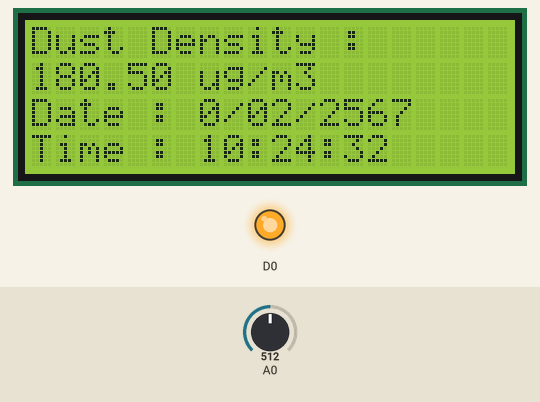
Recording of a sketch running on a simulated ESP8266 (NodeMCU). Parts: 20×4 character LCD, output pins drawn as LEDs (lit = HIGH). The inputs (shaded band) are chosen by the test bench; at power-on: A0 = 512. WiFi joins after 1.5 s; servers stay silent unless stated; the local clock reads 2024-03-15 10:24:30 at power-on unless the sketch sets it; what the sketch prints to the serial monitor is not drawn.

Above: at 2.8 s.
2.9 s: A0 set to 209
At 4.4 s:
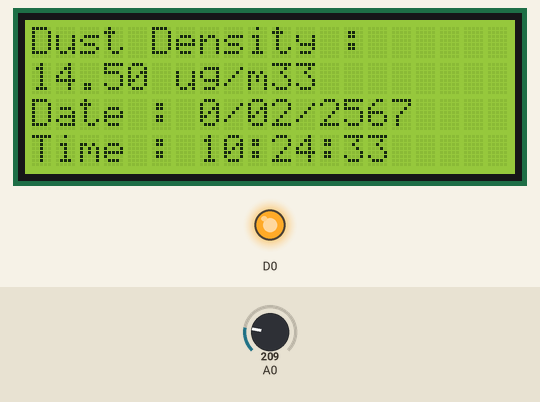
6.2 s: A0 set to 186
At 7.5 s:
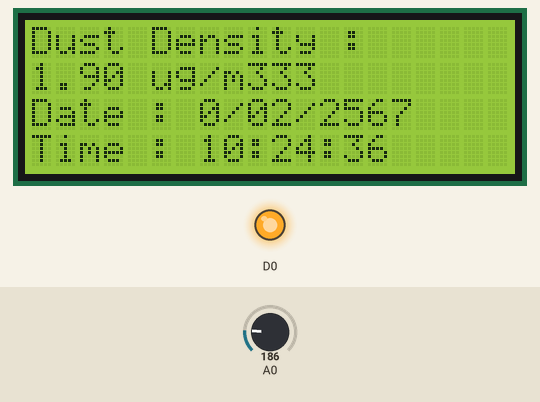
9.2 s: A0 set to 122
At 10.5 s:
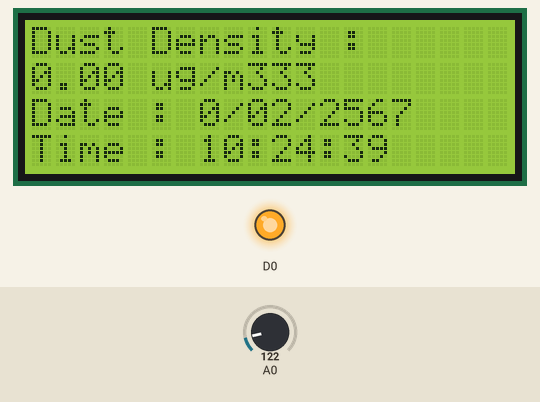
Timing chart, 0 to 12.2 s (numbered marks = the images above; inputs shaded):
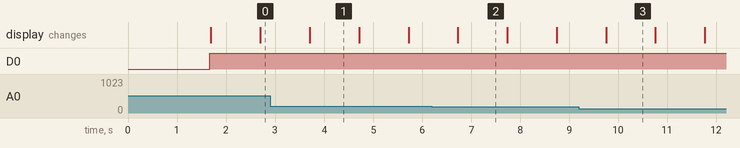

Measured:
- what the display in image 1 shows lasts 1.0 s, from 3.7 s to 4.7 s

The sketch:

Project_compro.ino
```cpp
#include <TridentTD_LineNotify.h>
#include <LiquidCrystal.h>
#include <Time.h>
#define SSID "Ann_2.4G"
#define PASSWORD "0653528295"
#define LINE_TOKEN "GdepKQNOvpgArxrv6YnaqAtQZ4mX950CjZPN80sXzU6"
LiquidCrystal lcd(D1, D2, D3, D4, D5, D6);
float voMeasured = 0;
float calcVoltage = 0;
float dustDensity = 0;
int timezone = 7 * 3600;
int dst = 0;
String hou = "0";
String minu = "0";
String sec = "0";
String date = "0";
String mon = "0";

void setup(){
  lcd.begin(20, 4);
  pinMode(D0,OUTPUT);
  Serial.begin(9600); Serial.println();
  Serial.println(LINE.getVersion());
  WiFi.begin(SSID, PASSWORD);
  Serial.printf("WiFi connecting to %s\n", SSID);
  while (WiFi.status() != WL_CONNECTED) {
    Serial.print(".");
    delay(400);
}
  Serial.printf("\nWiFi connected\nIP : ");
  Serial.println(WiFi.localIP());
  LINE.setToken(LINE_TOKEN);
  configTime(timezone, dst, "pool.ntp.org", "time.nist.gov");
  Serial.println("\nLoading time");
  while (!time(nullptr)) {
  Serial.print("*");
  delay(1000);
  }

  Serial.println("");
  }

void loop(){
  //configTime(timezone, dst, "pool.ntp.org", "time.nist.gov"); //
  time_t now = time(nullptr);
  struct tm* p_tm = localtime(&now);
  digitalWrite(D0,LOW);
  voMeasured = analogRead(A0);
  digitalWrite(D0,HIGH);
  calcVoltage = voMeasured * (3.3 / 1024);
  dustDensity = 0.17 * calcVoltage - 0.1;
  if(dustDensity < 0){
    dustDensity = 0;
  }
  Serial.print(" - Dust Density: ");
  Serial.print(dustDensity*1000);
  Serial.println(" μg/m3");
  String hou = String(p_tm->tm_hour);
  String minu = String(p_tm->tm_min);
  String sec = String(p_tm->tm_sec);
  if(int(p_tm->tm_hour) < 10){
    hou = "0" +  String(p_tm->tm_hour);
  }
  if(int(p_tm->tm_min) < 10){
    minu = "0" +  String(p_tm->tm_min);
  }
  if(int(p_tm->tm_sec) < 10){
    sec = "0" +  String(p_tm->tm_sec);
  }
  if(int(p_tm->tm_mday) < 10){
    date = "0" +  String(p_tm->tm_mday);
  }
  if(int(p_tm->tm_mon) < 10){
    mon = "0" +  String(p_tm->tm_mon);
  }
  if(dustDensity*1000 >= 100){
  LINE.notify(String(dustDensity*1000) + " μg/m3\n" +
  "Date : " + String(date + "/" + mon + "/" + String(p_tm->tm_year + 2443) + "\n") +
  "Time : " + hou + ":" + minu + ":" + sec);
  }
  if(String(String(p_tm->tm_hour) + ":" + String(p_tm->tm_min) + ":" + String(p_tm->tm_sec)) == "12:0:0" or String(String(p_tm->tm_hour) + ":" + String(p_tm->tm_min) + ":" + String(p_tm->tm_sec)) == "6:0:0"){
  LINE.notify(String(dustDensity*1000) + " μg/m3\n" +
  "Date : " + String(date + "/" + mon + "/" + String(p_tm->tm_year + 2443) + "\n") +
  "Time : " + hou + ":" + minu + ":" + sec);
  }
  lcd.setCursor(0, 0);
  lcd.print("Dust Density :");
  lcd.setCursor(0, 1);
  lcd.print(String(dustDensity*1000) + " ug/m3");
  lcd.setCursor(0, 2);
  lcd.print("Date : " + String(date + "/" + mon + "/" + String(p_tm->tm_year + 2443)));
  lcd.setCursor(0, 3);

  lcd.print("Time : " + hou + ":" + minu + ":" + sec);
  delay(1000);
}
```
